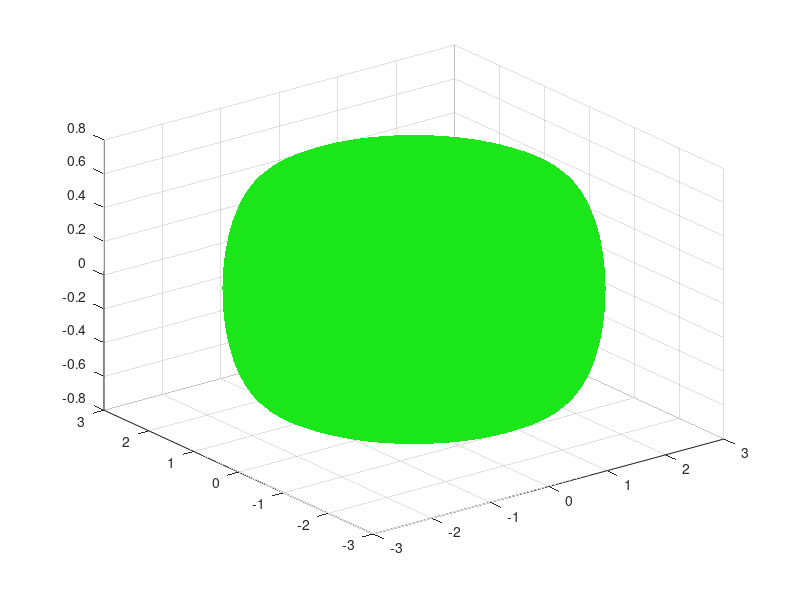

Source code (MATLAB): (Note: this script raises an error after producing the figure.)
clc; clear; close all;

R = 2;      % 甜甜圈大半径（圆心到管中心的距离）
r = 0.6;    % 管子的小半径

% 圆环面参数
nu = 80;    % u 方向网格数
nv = 40;    % v 方向网格数

[u, v] = meshgrid(linspace(0, 2*pi, nu), linspace(0, 2*pi, nv));

X = (R + r .* cos(v)) .* cos(u);
Y = (R + r .* cos(v)) .* sin(u);
Z =  r .* sin(v);

figure
surf(X, Y, Z, 'FaceColor', [0.1 0.9 0.1], 'EdgeColor', 'none');  % 灰色面
% shading interp;
alpha(0.5);               % 透明度
hold on;
axis equal;
axis off;
camlight headlight;
lighting gouraud;

% p：沿着环绕大圆方向的绕圈数
% q：沿着小圆截面方向的绕圈数
p = 1;    % 可以改成 2,3,4 等
q = 10;

t = linspace(0, 2*pi, 1000);   % 参数（完整一圈闭合）

u_line = p * t;
v_line = q * t;

x_line = (R + r .* cos(v_line)) .* cos(u_line);
y_line = (R + r .* cos(v_line)) .* sin(u_line);
z_line =  r .* sin(v_line);

plot3(x_line, y_line, z_line, 'k', 'LineWidth', 2);  % 黑色粗线

title('圆环面上的闭合螺旋曲线');
view(35, 25);  % 调整视角
